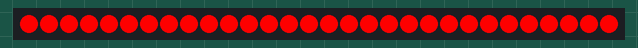
This program was run on a simulated Arduino Nano, built with avr-gcc and run on an emulated ATmega328P. Shown: 30 RGB LEDs in strip order, left to right.

Above: at 0.1 s.
At 0.6 s:
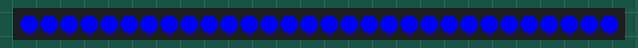
At 1.1 s:
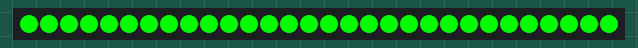

The program:

main.cpp
```cpp
#include <Arduino.h>
#include "defs.h"
/*
с сериалом это будет 5830 байт, если выкинуть сериал то 4510 из приблизно 6000
после ещё доработки стало 3828, если анализировать пины 12 вольт
то можно прицепить к дигиспарку
надо будет
лево\право\стоп\(зад) это 3-4 провода
1 провод на управление
7812 на диоды и от неё же дигиспарк

*/

#undef serialon
#include "Adafruit_NeoPixel.h"

Adafruit_NeoPixel strip = Adafruit_NeoPixel(NUM_LEDS, PIN, NEO_GRB + NEO_KHZ800);

//
int ld[NUM_LEDS];
int k;
int cl = -1;
// statuses 1 0
int sl = 0; //left
int sr = 0; //right
int ss = 0; //stop
//int st = 0; //test
int psl = 0; //left
int psr = 0; //right
int pss = 0; //stop


long prevm;
long currm;
long del = 50;
int cntl = 0;

void getcmd() {
  char ch;
  int a = 0;
  psl = sl; psr = sr; pss = ss;
  String s ;

  #ifdef serialon
  while (Serial.available()) {
    ch = Serial.read();
    if (ch != '\n') {
      s.concat(ch);
    }
  }

  s == "1" ? ss = 1 : a = 0;// stop on
  s == "2" ? ss = 0 : a = 0;// stop off
  s == "3" ? sl = 1 : a = 0;// left on
  s == "4" ? sl = 0 : a = 0;// left off
  s == "5" ? sr = 1 : a = 0;// right on
  s == "6" ? sr = 0 : a = 0;// right off
  if (s == "7") {//leftright on
    sr = 1;
    sl = 1;
  }
  if (s == "8") {// leftrighoff
    sr = 0;
    sl = 0;
  }
  if (s == "9") {// all on
    sr = 1;
    sl = 1;
    ss = 1;
  }
  if (s == "0") {// all off
    sr = 0;
    sl = 0;
    ss = 0;
  }
   Serial.println(s);
  #endif
  sr=rightpin==1;
  sl=leftpin==1;
  ss=stoppin==1;
}

void start() {
  for (int i = 0; i < NUM_LEDS; i++) {
    strip.setPixelColor( i, red);
  }
  strip.show();
  delay(500);
  for (int i = 0; i < NUM_LEDS; i++) {
    strip.setPixelColor(i, blue);
  }
  strip.show();
  delay(500);
  for (int i = 0; i < NUM_LEDS; i++) {
    strip.setPixelColor(i, green);
  }
  strip.show();
  delay(500);
  strip.clear();
  strip.show();
}

void workt(int isl, int isr, int iss) {
  if (isr == 1) {// right 30
    if (psr == 0) {
      psr = 1;
      cntl = 0;
    }
    strip.setPixelColor(cntl + NUM_LEDS/3*2, yel);
  } else {
    if (psr == 1) {
      psr = 0;
      cntl = 0;
    }
    strip.setPixelColor(cntl + NUM_LEDS/3*2, black);
  }
  if (isl == 1) {// left 1
    if (psl == 0) {
      psl = 1;
      cntl = 0;
    }
    strip.setPixelColor(NUM_LEDS / 3 - cntl - 1, yel);
  } else {
    if (psl == 1) {
      psl = 0;
      cntl = 0;
    }
    strip.setPixelColor(NUM_LEDS / 3 - cntl - 1, black);
  }
  if (iss == 1) {// stop
    if (pss == 0) {
      pss = 1;
      cntl = 0;
    }
    strip.setPixelColor(15 + cntl / 2, red);
    strip.setPixelColor(14 - cntl / 2, red);
  } else {
    if (pss == 1) {
      pss = 0;
      cntl = 0;
    }
    strip.setPixelColor(19 - cntl / 2, black);
    strip.setPixelColor(10 + cntl / 2, black);
  }
}

void setup() {
  //pinMode(leftpin, INPUT);
  //digitalWrite(leftpin, LOW);
  //pinMode(rightpin, INPUT);
  //digitalWrite(rightpin, LOW);
  //pinMode(stoppin, INPUT);
  //digitalWrite(stoppin, LOW);
  #ifdef serialon
   Serial.begin(9600);
  #endif
  strip.begin();
  strip.setBrightness(250);
  strip.clear();
  strip.show();
  start();
  k = 0;
}
int ee;
void loop() {
  getcmd();
  workt(sl, sr, ss);
  //ee=digitalRead(leftpin);
  currm = millis();
  if (currm - prevm > del) {
    prevm = currm;
    cntl++;
    if (cntl == 10) {
      cntl = 0;
    }
    strip.show();
  }
  #ifdef serialon
   ee==1?Serial.write("1"):Serial.write("0");
  #endif
}//.
```

defs.h
```cpp
#ifndef defsh
#define defsh

#define nano

#ifdef nano// nanomega 328
#define PIN 13        // пин DI
#define leftpin 12
#define rightpin 11
#define stoppin 10
#endif
#ifdef digi// digispark
#define PIN 13        // пин DI
#define leftpin 12
#define rightpin 11
#define stoppin 10
#endif

#define red  0xFF0000
#define yel  0xFFA500
#define blue  0x0000FF
#define green  0x00FF00
#define black  0x000000

#define NUM_LEDS 30   // число диодов

#endif
```

Measured:
- what the display in image 1 shows lasts 0.5 s, from 0.5 s to 1.0 s
